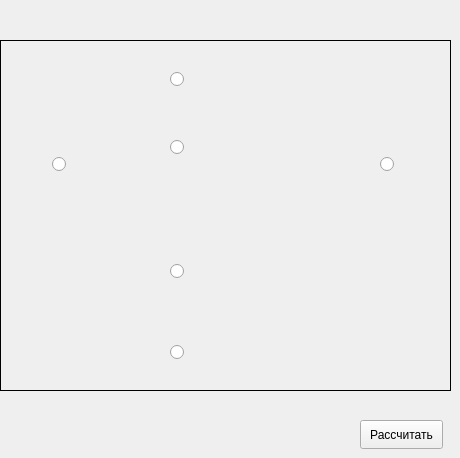
       <widget class="QWidget" name="tab">
        <attribute name="title">
         <string>Схема 4</string>
        </attribute>
        <widget class="QLabel" name="label_11">
         <property name="enabled">
          <bool>true</bool>
         </property>
         <property name="geometry">
          <rect>
           <x>0</x>
           <y>40</y>
           <width>451</width>
           <height>351</height>
          </rect>
         </property>
         <property name="frameShape">
          <enum>QFrame::Box</enum>
         </property>
         <property name="text">
          <string/>
         </property>
         <property name="pixmap">
          <pixmap resource="resource.qrc">:/img/shemi2/shema3.png</pixmap>
         </property>
        </widget>
        <widget class="QPushButton" name="shema3_calculate">
         <property name="geometry">
          <rect>
           <x>360</x>
           <y>420</y>
           <width>83</width>
           <height>29</height>
          </rect>
         </property>
         <property name="text">
          <string>Рассчитать</string>
         </property>
        </widget>
        <widget class="QRadioButton" name="shema3_button1">
         <property name="geometry">
          <rect>
           <x>170</x>
           <y>68</y>
           <width>22</width>
           <height>22</height>
          </rect>
         </property>
         <property name="sizeIncrement">
          <size>
           <width>30</width>
           <height>30</height>
          </size>
         </property>
         <property name="baseSize">
          <size>
           <width>30</width>
           <height>30</height>
          </size>
         </property>
         <property name="styleSheet">
          <string notr="true">QRadioButton::indicator
{
width : 20px;
height : 20px;

}
background-color: rgb(255, 255, 255);
color: rgb(255, 255, 255);
alternate-background-color: rgb(255, 255, 255);</string>
         </property>
         <property name="text">
          <string/>
         </property>
         <property name="iconSize">
          <size>
           <width>50</width>
           <height>50</height>
          </size>
         </property>
         <property name="checked">
          <bool>false</bool>
         </property>
        </widget>
        <widget class="QRadioButton" name="shema3_button2">
         <property name="geometry">
          <rect>
           <x>52</x>
           <y>153</y>
           <width>22</width>
           <height>22</height>
          </rect>
         </property>
         <property name="sizeIncrement">
          <size>
           <width>30</width>
           <height>30</height>
          </size>
         </property>
         <property name="baseSize">
          <size>
           <width>30</width>
           <height>30</height>
          </size>
         </property>
         <property name="styleSheet">
          <string notr="true">QRadioButton::indicator
{
width : 20px;
height : 20px;

}
background-color: rgb(255, 255, 255);
color: rgb(255, 255, 255);
alternate-background-color: rgb(255, 255, 255);</string>
         </property>
         <property name="text">
          <string/>
         </property>
         <property name="iconSize">
          <size>
           <width>50</width>
           <height>50</height>
          </size>
         </property>
         <property name="checked">
          <bool>false</bool>
         </property>
        </widget>
        <widget class="QRadioButton" name="shema3_button3">
         <property name="geometry">
          <rect>
           <x>170</x>
           <y>136</y>
           <width>22</width>
           <height>22</height>
          </rect>
         </property>
         <property name="sizeIncrement">
          <size>
           <width>30</width>
           <height>30</height>
          </size>
         </property>
         <property name="baseSize">
          <size>
           <width>30</width>
           <height>30</height>
          </size>
         </property>
         <property name="styleSheet">
          <string notr="true">QRadioButton::indicator
{
width : 20px;
height : 20px;

}
background-color: rgb(255, 255, 255);
color: rgb(255, 255, 255);
alternate-background-color: rgb(255, 255, 255);</string>
         </property>
         <property name="text">
          <string/>
         </property>
         <property name="iconSize">
          <size>
           <width>50</width>
           <height>50</height>
          </size>
         </property>
         <property name="checked">
          <bool>false</bool>
         </property>
        </widget>
        <widget class="QRadioButton" name="shema3_button4">
         <property name="geometry">
          <rect>
           <x>380</x>
           <y>153</y>
           <width>22</width>
           <height>22</height>
          </rect>
         </property>
         <property name="sizeIncrement">
          <size>
           <width>30</width>
           <height>30</height>
          </size>
         </property>
         <property name="baseSize">
          <size>
           <width>30</width>
           <height>30</height>
          </size>
         </property>
         <property name="styleSheet">
          <string notr="true">QRadioButton::indicator
{
width : 20px;
height : 20px;

}
background-color: rgb(255, 255, 255);
color: rgb(255, 255, 255);
alternate-background-color: rgb(255, 255, 255);</string>
         </property>
         <property name="text">
          <string/>
         </property>
         <property name="iconSize">
          <size>
           <width>50</width>
           <height>50</height>
          </size>
         </property>
         <property name="checked">
          <bool>false</bool>
         </property>
        </widget>
        <widget class="QRadioButton" name="shema3_button5">
         <property name="geometry">
          <rect>
           <x>170</x>
           <y>260</y>
           <width>22</width>
           <height>22</height>
          </rect>
         </property>
         <property name="sizeIncrement">
          <size>
           <width>30</width>
           <height>30</height>
          </size>
         </property>
         <property name="baseSize">
          <size>
           <width>30</width>
           <height>30</height>
          </size>
         </property>
         <property name="styleSheet">
          <string notr="true">QRadioButton::indicator
{
width : 20px;
height : 20px;

}
background-color: rgb(255, 255, 255);
color: rgb(255, 255, 255);
alternate-background-color: rgb(255, 255, 255);</string>
         </property>
         <property name="text">
          <string/>
         </property>
         <property name="iconSize">
          <size>
           <width>50</width>
           <height>50</height>
          </size>
         </property>
         <property name="checked">
          <bool>false</bool>
         </property>
        </widget>
        <widget class="QRadioButton" name="shema3_button6">
         <property name="geometry">
          <rect>
           <x>170</x>
           <y>341</y>
           <width>22</width>
           <height>22</height>
          </rect>
         </property>
         <property name="sizeIncrement">
          <size>
           <width>30</width>
           <height>30</height>
          </size>
         </property>
         <property name="baseSize">
          <size>
           <width>30</width>
           <height>30</height>
          </size>
         </property>
         <property name="styleSheet">
          <string notr="true">QRadioButton::indicator
{
width : 20px;
height : 20px;

}
background-color: rgb(255, 255, 255);
color: rgb(255, 255, 255);
alternate-background-color: rgb(255, 255, 255);</string>
         </property>
         <property name="text">
          <string/>
         </property>
         <property name="iconSize">
          <size>
           <width>50</width>
           <height>50</height>
          </size>
         </property>
         <property name="checked">
          <bool>false</bool>
         </property>
        </widget>
        <widget class="QPushButton" name="shema3_button1_1">
         <property name="geometry">
          <rect>
           <x>193</x>
           <y>48</y>
           <width>80</width>
           <height>60</height>
          </rect>
         </property>
         <property name="minimumSize">
          <size>
           <width>80</width>
           <height>60</height>
          </size>
         </property>
         <property name="maximumSize">
          <size>
           <width>82</width>
           <height>62</height>
          </size>
         </property>
         <property name="text">
          <string/>
         </property>
         <property name="iconSize">
          <size>
           <width>80</width>
           <height>60</height>
          </size>
         </property>
         <property name="autoDefault">
          <bool>false</bool>
         </property>
         <property name="default">
          <bool>false</bool>
         </property>
         <property name="flat">
          <bool>true</bool>
         </property>
        </widget>
        <widget class="QPushButton" name="shema3_button2_1">
         <property name="geometry">
          <rect>
           <x>33</x>
           <y>175</y>
           <width>60</width>
           <height>80</height>
          </rect>
         </property>
         <property name="minimumSize">
          <size>
           <width>60</width>
           <height>60</height>
          </size>
         </property>
         <property name="maximumSize">
          <size>
           <width>62</width>
           <height>82</height>
          </size>
         </property>
         <property name="text">
          <string/>
         </property>
         <property name="iconSize">
          <size>
           <width>60</width>
           <height>80</height>
          </size>
         </property>
         <property name="autoDefault">
          <bool>false</bool>
         </property>
         <property name="default">
          <bool>false</bool>
         </property>
         <property name="flat">
          <bool>true</bool>
         </property>
        </widget>
        <widget class="QPushButton" name="shema3_button4_1">
         <property name="geometry">
          <rect>
           <x>360</x>
           <y>175</y>
           <width>60</width>
           <height>80</height>
          </rect>
         </property>
         <property name="minimumSize">
          <size>
           <width>60</width>
           <height>60</height>
          </size>
         </property>
         <property name="maximumSize">
          <size>
           <width>62</width>
           <height>82</height>
          </size>
         </property>
         <property name="text">
          <string/>
         </property>
         <property name="iconSize">
          <size>
           <width>60</width>
           <height>80</height>
          </size>
         </property>
         <property name="autoDefault">
          <bool>false</bool>
         </property>
         <property name="default">
          <bool>false</bool>
         </property>
         <property name="flat">
          <bool>true</bool>
         </property>
        </widget>
        <widget class="QPushButton" name="shema3_button3_1">
         <property name="geometry">
          <rect>
           <x>193</x>
           <y>120</y>
           <width>80</width>
           <height>60</height>
          </rect>
         </property>
         <property name="minimumSize">
          <size>
           <width>80</width>
           <height>60</height>
          </size>
         </property>
         <property name="maximumSize">
          <size>
           <width>82</width>
           <height>62</height>
          </size>
         </property>
         <property name="text">
          <string/>
         </property>
         <property name="iconSize">
          <size>
           <width>80</width>
           <height>60</height>
          </size>
         </property>
         <property name="autoDefault">
          <bool>false</bool>
         </property>
         <property name="default">
          <bool>false</bool>
         </property>
         <property name="flat">
          <bool>true</bool>
         </property>
        </widget>
        <widget class="QPushButton" name="shema3_button5_1">
         <property name="geometry">
          <rect>
           <x>193</x>
           <y>240</y>
           <width>80</width>
           <height>60</height>
          </rect>
         </property>
         <property name="minimumSize">
          <size>
           <width>80</width>
           <height>60</height>
          </size>
         </property>
         <property name="maximumSize">
          <size>
           <width>82</width>
           <height>62</height>
          </size>
         </property>
         <property name="text">
          <string/>
         </property>
         <property name="iconSize">
          <size>
           <width>80</width>
           <height>60</height>
          </size>
         </property>
         <property name="autoDefault">
          <bool>false</bool>
         </property>
         <property name="default">
          <bool>false</bool>
         </property>
         <property name="flat">
          <bool>true</bool>
         </property>
        </widget>
        <widget class="QPushButton" name="shema3_button6_1">
         <property name="geometry">
          <rect>
           <x>193</x>
           <y>322</y>
           <width>80</width>
           <height>60</height>
          </rect>
         </property>
         <property name="minimumSize">
          <size>
           <width>80</width>
           <height>60</height>
          </size>
         </property>
         <property name="maximumSize">
          <size>
           <width>82</width>
           <height>62</height>
          </size>
         </property>
         <property name="text">
          <string/>
         </property>
         <property name="iconSize">
          <size>
           <width>80</width>
           <height>60</height>
          </size>
         </property>
         <property name="autoDefault">
          <bool>false</bool>
         </property>
         <property name="default">
          <bool>false</bool>
         </property>
         <property name="flat">
          <bool>true</bool>
         </property>
        </widget>
       </widget>
